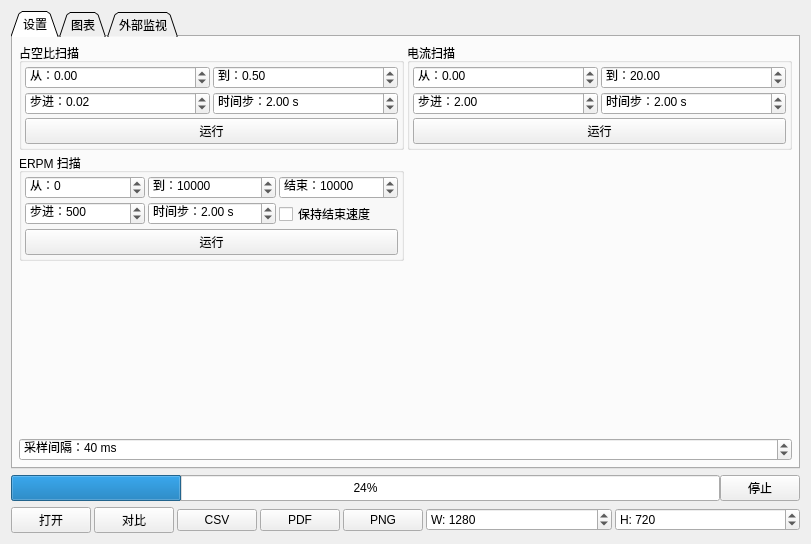
<?xml version="1.0" encoding="UTF-8"?>
<ui version="4.0">
 <class>PageExperiments</class>
 <widget class="QWidget" name="PageExperiments">
  <property name="geometry">
   <rect>
    <x>0</x>
    <y>0</y>
    <width>811</width>
    <height>544</height>
   </rect>
  </property>
  <property name="windowTitle">
   <string>Form</string>
  </property>
  <layout class="QVBoxLayout" name="verticalLayout_2">
   <item>
    <widget class="QTabWidget" name="tabWidget">
     <property name="tabPosition">
      <enum>QTabWidget::North</enum>
     </property>
     <property name="tabShape">
      <enum>QTabWidget::Triangular</enum>
     </property>
     <property name="currentIndex">
      <number>0</number>
     </property>
     <widget class="QWidget" name="tab">
      <attribute name="title">
       <string>设置</string>
      </attribute>
      <layout class="QGridLayout" name="gridLayout_4">
       <property name="leftMargin">
        <number>6</number>
       </property>
       <property name="topMargin">
        <number>6</number>
       </property>
       <property name="rightMargin">
        <number>6</number>
       </property>
       <property name="bottomMargin">
        <number>6</number>
       </property>
       <property name="spacing">
        <number>3</number>
       </property>
       <item row="3" column="0">
        <spacer name="verticalSpacer">
         <property name="orientation">
          <enum>Qt::Vertical</enum>
         </property>
         <property name="sizeHint" stdset="0">
          <size>
           <width>20</width>
           <height>40</height>
          </size>
         </property>
        </spacer>
       </item>
       <item row="0" column="1">
        <widget class="QGroupBox" name="groupBox_2">
         <property name="title">
          <string>电流扫描</string>
         </property>
         <layout class="QGridLayout" name="gridLayout_2">
          <property name="leftMargin">
           <number>3</number>
          </property>
          <property name="topMargin">
           <number>3</number>
          </property>
          <property name="rightMargin">
           <number>3</number>
          </property>
          <property name="bottomMargin">
           <number>3</number>
          </property>
          <property name="spacing">
           <number>3</number>
          </property>
          <item row="0" column="0">
           <widget class="QDoubleSpinBox" name="currentFromBox">
            <property name="prefix">
             <string>从：</string>
            </property>
            <property name="minimum">
             <double>-1000.000000000000000</double>
            </property>
            <property name="maximum">
             <double>1000.000000000000000</double>
            </property>
            <property name="singleStep">
             <double>1.000000000000000</double>
            </property>
           </widget>
          </item>
          <item row="0" column="1">
           <widget class="QDoubleSpinBox" name="currentToBox">
            <property name="prefix">
             <string>到：</string>
            </property>
            <property name="minimum">
             <double>-1000.000000000000000</double>
            </property>
            <property name="maximum">
             <double>1000.000000000000000</double>
            </property>
            <property name="singleStep">
             <double>1.000000000000000</double>
            </property>
            <property name="value">
             <double>20.000000000000000</double>
            </property>
           </widget>
          </item>
          <item row="1" column="0">
           <widget class="QDoubleSpinBox" name="currentStepBox">
            <property name="prefix">
             <string>步进：</string>
            </property>
            <property name="maximum">
             <double>1000.000000000000000</double>
            </property>
            <property name="value">
             <double>2.000000000000000</double>
            </property>
           </widget>
          </item>
          <item row="1" column="1">
           <widget class="QDoubleSpinBox" name="currentStepTimeBox">
            <property name="prefix">
             <string>时间步：</string>
            </property>
            <property name="suffix">
             <string> s</string>
            </property>
            <property name="maximum">
             <double>1000.000000000000000</double>
            </property>
            <property name="value">
             <double>2.000000000000000</double>
            </property>
           </widget>
          </item>
          <item row="2" column="0" colspan="2">
           <widget class="QPushButton" name="currentRunButton">
            <property name="text">
             <string>运行</string>
            </property>
            <property name="icon">
             <iconset resource="../res.qrc">
              <normaloff>:/res/icons/Circled Play-96.png</normaloff>:/res/icons/Circled Play-96.png</iconset>
            </property>
           </widget>
          </item>
         </layout>
        </widget>
       </item>
       <item row="4" column="0" colspan="2">
        <widget class="QSpinBox" name="sampleIntervalBox">
         <property name="suffix">
          <string> ms</string>
         </property>
         <property name="prefix">
          <string>采样间隔：</string>
         </property>
         <property name="minimum">
          <number>5</number>
         </property>
         <property name="maximum">
          <number>50000</number>
         </property>
         <property name="value">
          <number>40</number>
         </property>
        </widget>
       </item>
       <item row="0" column="0">
        <widget class="QGroupBox" name="groupBox">
         <property name="title">
          <string>占空比扫描</string>
         </property>
         <layout class="QGridLayout" name="gridLayout">
          <property name="leftMargin">
           <number>3</number>
          </property>
          <property name="topMargin">
           <number>3</number>
          </property>
          <property name="rightMargin">
           <number>3</number>
          </property>
          <property name="bottomMargin">
           <number>3</number>
          </property>
          <property name="spacing">
           <number>3</number>
          </property>
          <item row="0" column="0">
           <widget class="QDoubleSpinBox" name="dutyFromBox">
            <property name="prefix">
             <string>从：</string>
            </property>
            <property name="minimum">
             <double>-1.000000000000000</double>
            </property>
            <property name="maximum">
             <double>1.000000000000000</double>
            </property>
            <property name="singleStep">
             <double>0.010000000000000</double>
            </property>
           </widget>
          </item>
          <item row="0" column="1">
           <widget class="QDoubleSpinBox" name="dutyToBox">
            <property name="prefix">
             <string>到：</string>
            </property>
            <property name="minimum">
             <double>-1.000000000000000</double>
            </property>
            <property name="maximum">
             <double>1.000000000000000</double>
            </property>
            <property name="singleStep">
             <double>0.010000000000000</double>
            </property>
            <property name="value">
             <double>0.500000000000000</double>
            </property>
           </widget>
          </item>
          <item row="1" column="0">
           <widget class="QDoubleSpinBox" name="dutyStepBox">
            <property name="prefix">
             <string>步进：</string>
            </property>
            <property name="value">
             <double>0.020000000000000</double>
            </property>
           </widget>
          </item>
          <item row="1" column="1">
           <widget class="QDoubleSpinBox" name="dutyStepTimeBox">
            <property name="prefix">
             <string>时间步：</string>
            </property>
            <property name="suffix">
             <string> s</string>
            </property>
            <property name="maximum">
             <double>1000.000000000000000</double>
            </property>
            <property name="value">
             <double>2.000000000000000</double>
            </property>
           </widget>
          </item>
          <item row="2" column="0" colspan="2">
           <widget class="QPushButton" name="dutyRunButton">
            <property name="text">
             <string>运行</string>
            </property>
            <property name="icon">
             <iconset resource="../res.qrc">
              <normaloff>:/res/icons/Circled Play-96.png</normaloff>:/res/icons/Circled Play-96.png</iconset>
            </property>
           </widget>
          </item>
         </layout>
        </widget>
       </item>
       <item row="2" column="0">
        <widget class="QGroupBox" name="groupBox_3">
         <property name="title">
          <string>ERPM 扫描</string>
         </property>
         <layout class="QGridLayout" name="gridLayout_3">
          <property name="leftMargin">
           <number>3</number>
          </property>
          <property name="topMargin">
           <number>3</number>
          </property>
          <property name="rightMargin">
           <number>3</number>
          </property>
          <property name="bottomMargin">
           <number>3</number>
          </property>
          <property name="spacing">
           <number>3</number>
          </property>
          <item row="0" column="1">
           <widget class="QDoubleSpinBox" name="rpmToBox">
            <property name="prefix">
             <string>到：</string>
            </property>
            <property name="decimals">
             <number>0</number>
            </property>
            <property name="minimum">
             <double>-500000.000000000000000</double>
            </property>
            <property name="maximum">
             <double>500000.000000000000000</double>
            </property>
            <property name="singleStep">
             <double>100.000000000000000</double>
            </property>
            <property name="value">
             <double>10000.000000000000000</double>
            </property>
           </widget>
          </item>
          <item row="1" column="0">
           <widget class="QDoubleSpinBox" name="rpmStepBox">
            <property name="prefix">
             <string>步进：</string>
            </property>
            <property name="decimals">
             <number>0</number>
            </property>
            <property name="maximum">
             <double>500000.000000000000000</double>
            </property>
            <property name="singleStep">
             <double>10.000000000000000</double>
            </property>
            <property name="value">
             <double>500.000000000000000</double>
            </property>
           </widget>
          </item>
          <item row="0" column="0">
           <widget class="QDoubleSpinBox" name="rpmFromBox">
            <property name="prefix">
             <string>从：</string>
            </property>
            <property name="decimals">
             <number>0</number>
            </property>
            <property name="minimum">
             <double>-500000.000000000000000</double>
            </property>
            <property name="maximum">
             <double>500000.000000000000000</double>
            </property>
            <property name="singleStep">
             <double>100.000000000000000</double>
            </property>
           </widget>
          </item>
          <item row="1" column="1">
           <widget class="QDoubleSpinBox" name="rpmStepTimeBox">
            <property name="prefix">
             <string>时间步：</string>
            </property>
            <property name="suffix">
             <string> s</string>
            </property>
            <property name="maximum">
             <double>1000.000000000000000</double>
            </property>
            <property name="value">
             <double>2.000000000000000</double>
            </property>
           </widget>
          </item>
          <item row="2" column="0" colspan="3">
           <widget class="QPushButton" name="rpmRunButton">
            <property name="text">
             <string>运行</string>
            </property>
            <property name="icon">
             <iconset resource="../res.qrc">
              <normaloff>:/res/icons/Circled Play-96.png</normaloff>:/res/icons/Circled Play-96.png</iconset>
            </property>
           </widget>
          </item>
          <item row="0" column="2">
           <widget class="QDoubleSpinBox" name="rpmEndBox">
            <property name="prefix">
             <string>结束：</string>
            </property>
            <property name="suffix">
             <string/>
            </property>
            <property name="decimals">
             <number>0</number>
            </property>
            <property name="minimum">
             <double>-500000.000000000000000</double>
            </property>
            <property name="maximum">
             <double>500000.000000000000000</double>
            </property>
            <property name="singleStep">
             <double>100.000000000000000</double>
            </property>
            <property name="value">
             <double>10000.000000000000000</double>
            </property>
           </widget>
          </item>
          <item row="1" column="2">
           <widget class="QCheckBox" name="keepRPMcheckBox">
            <property name="text">
             <string>保持结束速度</string>
            </property>
            <property name="checked">
             <bool>false</bool>
            </property>
           </widget>
          </item>
         </layout>
        </widget>
       </item>
      </layout>
     </widget>
     <widget class="QWidget" name="tab_2">
      <attribute name="title">
       <string>图表</string>
      </attribute>
      <layout class="QHBoxLayout" name="horizontalLayout_5">
       <property name="spacing">
        <number>3</number>
       </property>
       <property name="leftMargin">
        <number>6</number>
       </property>
       <property name="topMargin">
        <number>6</number>
       </property>
       <property name="rightMargin">
        <number>6</number>
       </property>
       <property name="bottomMargin">
        <number>6</number>
       </property>
       <item>
        <layout class="QVBoxLayout" name="verticalLayout_5">
         <property name="spacing">
          <number>2</number>
         </property>
         <item>
          <layout class="QHBoxLayout" name="horizontalLayout_3">
           <property name="spacing">
            <number>2</number>
           </property>
           <item>
            <widget class="QLineEdit" name="titleEdit">
             <property name="text">
              <string>图表标题</string>
             </property>
            </widget>
           </item>
           <item>
            <widget class="QLineEdit" name="compAEdit">
             <property name="text">
              <string>A</string>
             </property>
            </widget>
           </item>
           <item>
            <widget class="QLineEdit" name="compBEdit">
             <property name="text">
              <string>B</string>
             </property>
            </widget>
           </item>
          </layout>
         </item>
         <item>
          <widget class="QCustomPlot" name="plot" native="true">
           <property name="sizePolicy">
            <sizepolicy hsizetype="Preferred" vsizetype="MinimumExpanding">
             <horstretch>0</horstretch>
             <verstretch>0</verstretch>
            </sizepolicy>
           </property>
          </widget>
         </item>
        </layout>
       </item>
       <item>
        <widget class="QFrame" name="buttonFrame">
         <property name="sizePolicy">
          <sizepolicy hsizetype="Fixed" vsizetype="Preferred">
           <horstretch>0</horstretch>
           <verstretch>0</verstretch>
          </sizepolicy>
         </property>
         <property name="frameShape">
          <enum>QFrame::StyledPanel</enum>
         </property>
         <property name="frameShadow">
          <enum>QFrame::Plain</enum>
         </property>
         <layout class="QVBoxLayout" name="verticalLayout_3">
          <property name="spacing">
           <number>3</number>
          </property>
          <property name="leftMargin">
           <number>2</number>
          </property>
          <property name="topMargin">
           <number>2</number>
          </property>
          <property name="rightMargin">
           <number>2</number>
          </property>
          <property name="bottomMargin">
           <number>2</number>
          </property>
          <item>
           <widget class="QToolButton" name="autoscaleButton">
            <property name="sizePolicy">
             <sizepolicy hsizetype="Fixed" vsizetype="Fixed">
              <horstretch>0</horstretch>
              <verstretch>0</verstretch>
             </sizepolicy>
            </property>
            <property name="font">
             <font>
              <pointsize>3</pointsize>
             </font>
            </property>
            <property name="toolTip">
             <string>随新采样自动缩放图表</string>
            </property>
            <property name="text">
             <string/>
            </property>
            <property name="icon">
             <iconset resource="../res.qrc">
              <normaloff>:/res/icons/size_off.png</normaloff>
              <normalon>:/res/icons/size_on.png</normalon>:/res/icons/size_off.png</iconset>
            </property>
            <property name="iconSize">
             <size>
              <width>20</width>
              <height>20</height>
             </size>
            </property>
            <property name="checkable">
             <bool>true</bool>
            </property>
            <property name="checked">
             <bool>true</bool>
            </property>
           </widget>
          </item>
          <item>
           <widget class="QToolButton" name="zoomHButton">
            <property name="sizePolicy">
             <sizepolicy hsizetype="Fixed" vsizetype="Fixed">
              <horstretch>0</horstretch>
              <verstretch>0</verstretch>
             </sizepolicy>
            </property>
            <property name="font">
             <font>
              <pointsize>3</pointsize>
             </font>
            </property>
            <property name="toolTip">
             <string>启用水平缩放</string>
            </property>
            <property name="text">
             <string/>
            </property>
            <property name="icon">
             <iconset resource="../res.qrc">
              <normaloff>:/res/icons/expand_off.png</normaloff>
              <normalon>:/res/icons/expand_on.png</normalon>:/res/icons/expand_off.png</iconset>
            </property>
            <property name="iconSize">
             <size>
              <width>20</width>
              <height>20</height>
             </size>
            </property>
            <property name="checkable">
             <bool>true</bool>
            </property>
            <property name="checked">
             <bool>true</bool>
            </property>
           </widget>
          </item>
          <item>
           <widget class="QToolButton" name="zoomVButton">
            <property name="sizePolicy">
             <sizepolicy hsizetype="Fixed" vsizetype="Fixed">
              <horstretch>0</horstretch>
              <verstretch>0</verstretch>
             </sizepolicy>
            </property>
            <property name="font">
             <font>
              <pointsize>3</pointsize>
             </font>
            </property>
            <property name="toolTip">
             <string>启用垂直缩放</string>
            </property>
            <property name="text">
             <string/>
            </property>
            <property name="icon">
             <iconset resource="../res.qrc">
              <normaloff>:/res/icons/expand_v_off.png</normaloff>
              <normalon>:/res/icons/expand_v_on.png</normalon>:/res/icons/expand_v_off.png</iconset>
            </property>
            <property name="iconSize">
             <size>
              <width>20</width>
              <height>20</height>
             </size>
            </property>
            <property name="checkable">
             <bool>true</bool>
            </property>
            <property name="checked">
             <bool>true</bool>
            </property>
           </widget>
          </item>
          <item>
           <widget class="QToolButton" name="rescaleButton">
            <property name="toolTip">
             <string>重新缩放图表以适应</string>
            </property>
            <property name="text">
             <string/>
            </property>
            <property name="icon">
             <iconset resource="../res.qrc">
              <normaloff>:/res/icons/size_off.png</normaloff>:/res/icons/size_off.png</iconset>
            </property>
            <property name="iconSize">
             <size>
              <width>20</width>
              <height>20</height>
             </size>
            </property>
           </widget>
          </item>
          <item>
           <spacer name="verticalSpacer_2">
            <property name="orientation">
             <enum>Qt::Vertical</enum>
            </property>
            <property name="sizeHint" stdset="0">
             <size>
              <width>20</width>
              <height>40</height>
             </size>
            </property>
           </spacer>
          </item>
          <item>
           <widget class="QToolButton" name="showPowerButton">
            <property name="sizePolicy">
             <sizepolicy hsizetype="Minimum" vsizetype="Fixed">
              <horstretch>0</horstretch>
              <verstretch>0</verstretch>
             </sizepolicy>
            </property>
            <property name="toolTip">
             <string>显示功率</string>
            </property>
            <property name="text">
             <string>P</string>
            </property>
            <property name="checkable">
             <bool>true</bool>
            </property>
            <property name="checked">
             <bool>true</bool>
            </property>
           </widget>
          </item>
          <item>
           <widget class="QToolButton" name="showDutyButton">
            <property name="sizePolicy">
             <sizepolicy hsizetype="Minimum" vsizetype="Fixed">
              <horstretch>0</horstretch>
              <verstretch>0</verstretch>
             </sizepolicy>
            </property>
            <property name="toolTip">
             <string>显示占空比</string>
            </property>
            <property name="text">
             <string>D</string>
            </property>
            <property name="checkable">
             <bool>true</bool>
            </property>
            <property name="checked">
             <bool>true</bool>
            </property>
           </widget>
          </item>
          <item>
           <widget class="QToolButton" name="showTempMotorButton">
            <property name="sizePolicy">
             <sizepolicy hsizetype="Minimum" vsizetype="Fixed">
              <horstretch>0</horstretch>
              <verstretch>0</verstretch>
             </sizepolicy>
            </property>
            <property name="toolTip">
             <string>显示电机温度</string>
            </property>
            <property name="text">
             <string>TM</string>
            </property>
            <property name="checkable">
             <bool>true</bool>
            </property>
            <property name="checked">
             <bool>true</bool>
            </property>
           </widget>
          </item>
          <item>
           <widget class="QToolButton" name="showTempFetButton">
            <property name="sizePolicy">
             <sizepolicy hsizetype="Minimum" vsizetype="Fixed">
              <horstretch>0</horstretch>
              <verstretch>0</verstretch>
             </sizepolicy>
            </property>
            <property name="toolTip">
             <string>显示 MOSFET 温度</string>
            </property>
            <property name="text">
             <string>TF</string>
            </property>
            <property name="checkable">
             <bool>true</bool>
            </property>
            <property name="checked">
             <bool>true</bool>
            </property>
           </widget>
          </item>
          <item>
           <widget class="QToolButton" name="showTempFetIndButton">
            <property name="sizePolicy">
             <sizepolicy hsizetype="Minimum" vsizetype="Fixed">
              <horstretch>0</horstretch>
              <verstretch>0</verstretch>
             </sizepolicy>
            </property>
            <property name="toolTip">
             <string>显示各 MOSFET 温度</string>
            </property>
            <property name="text">
             <string>TFI</string>
            </property>
            <property name="checkable">
             <bool>true</bool>
            </property>
           </widget>
          </item>
          <item>
           <widget class="QToolButton" name="showVoltageButton">
            <property name="sizePolicy">
             <sizepolicy hsizetype="Minimum" vsizetype="Fixed">
              <horstretch>0</horstretch>
              <verstretch>0</verstretch>
             </sizepolicy>
            </property>
            <property name="toolTip">
             <string>显示输入电压</string>
            </property>
            <property name="text">
             <string>U</string>
            </property>
            <property name="checkable">
             <bool>true</bool>
            </property>
            <property name="checked">
             <bool>true</bool>
            </property>
           </widget>
          </item>
          <item>
           <widget class="QToolButton" name="showCurrentButton">
            <property name="sizePolicy">
             <sizepolicy hsizetype="Minimum" vsizetype="Fixed">
              <horstretch>0</horstretch>
              <verstretch>0</verstretch>
             </sizepolicy>
            </property>
            <property name="toolTip">
             <string>显示电机电流</string>
            </property>
            <property name="text">
             <string>IM</string>
            </property>
            <property name="checkable">
             <bool>true</bool>
            </property>
            <property name="checked">
             <bool>true</bool>
            </property>
           </widget>
          </item>
          <item>
           <widget class="QToolButton" name="showCurrentInButton">
            <property name="sizePolicy">
             <sizepolicy hsizetype="Minimum" vsizetype="Fixed">
              <horstretch>0</horstretch>
              <verstretch>0</verstretch>
             </sizepolicy>
            </property>
            <property name="toolTip">
             <string>显示输入电流</string>
            </property>
            <property name="text">
             <string>II</string>
            </property>
            <property name="checkable">
             <bool>true</bool>
            </property>
            <property name="checked">
             <bool>true</bool>
            </property>
           </widget>
          </item>
         </layout>
        </widget>
       </item>
       <item>
        <widget class="QFrame" name="compareButtons">
         <property name="enabled">
          <bool>false</bool>
         </property>
         <property name="sizePolicy">
          <sizepolicy hsizetype="Fixed" vsizetype="Preferred">
           <horstretch>0</horstretch>
           <verstretch>0</verstretch>
          </sizepolicy>
         </property>
         <property name="frameShape">
          <enum>QFrame::StyledPanel</enum>
         </property>
         <property name="frameShadow">
          <enum>QFrame::Plain</enum>
         </property>
         <layout class="QVBoxLayout" name="verticalLayout_4">
          <property name="spacing">
           <number>3</number>
          </property>
          <property name="leftMargin">
           <number>2</number>
          </property>
          <property name="topMargin">
           <number>2</number>
          </property>
          <property name="rightMargin">
           <number>2</number>
          </property>
          <property name="bottomMargin">
           <number>2</number>
          </property>
          <item>
           <widget class="QToolButton" name="compCloseButton">
            <property name="sizePolicy">
             <sizepolicy hsizetype="Minimum" vsizetype="Fixed">
              <horstretch>0</horstretch>
              <verstretch>0</verstretch>
             </sizepolicy>
            </property>
            <property name="toolTip">
             <string>关闭对比图</string>
            </property>
            <property name="text">
             <string>X</string>
            </property>
           </widget>
          </item>
          <item>
           <spacer name="verticalSpacer_4">
            <property name="orientation">
             <enum>Qt::Vertical</enum>
            </property>
            <property name="sizeHint" stdset="0">
             <size>
              <width>20</width>
              <height>40</height>
             </size>
            </property>
           </spacer>
          </item>
          <item>
           <widget class="QToolButton" name="showCPowerButton">
            <property name="sizePolicy">
             <sizepolicy hsizetype="Minimum" vsizetype="Fixed">
              <horstretch>0</horstretch>
              <verstretch>0</verstretch>
             </sizepolicy>
            </property>
            <property name="toolTip">
             <string>显示功率</string>
            </property>
            <property name="text">
             <string>P</string>
            </property>
            <property name="checkable">
             <bool>true</bool>
            </property>
            <property name="checked">
             <bool>true</bool>
            </property>
           </widget>
          </item>
          <item>
           <widget class="QToolButton" name="showCDutyButton">
            <property name="sizePolicy">
             <sizepolicy hsizetype="Minimum" vsizetype="Fixed">
              <horstretch>0</horstretch>
              <verstretch>0</verstretch>
             </sizepolicy>
            </property>
            <property name="toolTip">
             <string>显示占空比</string>
            </property>
            <property name="text">
             <string>D</string>
            </property>
            <property name="checkable">
             <bool>true</bool>
            </property>
            <property name="checked">
             <bool>true</bool>
            </property>
           </widget>
          </item>
          <item>
           <widget class="QToolButton" name="showCTempMotorButton">
            <property name="sizePolicy">
             <sizepolicy hsizetype="Minimum" vsizetype="Fixed">
              <horstretch>0</horstretch>
              <verstretch>0</verstretch>
             </sizepolicy>
            </property>
            <property name="toolTip">
             <string>显示电机温度</string>
            </property>
            <property name="text">
             <string>TM</string>
            </property>
            <property name="checkable">
             <bool>true</bool>
            </property>
            <property name="checked">
             <bool>true</bool>
            </property>
           </widget>
          </item>
          <item>
           <widget class="QToolButton" name="showCTempFetButton">
            <property name="sizePolicy">
             <sizepolicy hsizetype="Minimum" vsizetype="Fixed">
              <horstretch>0</horstretch>
              <verstretch>0</verstretch>
             </sizepolicy>
            </property>
            <property name="toolTip">
             <string>显示 MOSFET 温度</string>
            </property>
            <property name="text">
             <string>TF</string>
            </property>
            <property name="checkable">
             <bool>true</bool>
            </property>
            <property name="checked">
             <bool>true</bool>
            </property>
           </widget>
          </item>
          <item>
           <widget class="QToolButton" name="showCTempFetIndButton">
            <property name="sizePolicy">
             <sizepolicy hsizetype="Minimum" vsizetype="Fixed">
              <horstretch>0</horstretch>
              <verstretch>0</verstretch>
             </sizepolicy>
            </property>
            <property name="toolTip">
             <string>显示各 MOSFET 温度</string>
            </property>
            <property name="text">
             <string>TFI</string>
            </property>
            <property name="checkable">
             <bool>true</bool>
            </property>
           </widget>
          </item>
          <item>
           <widget class="QToolButton" name="showCVoltageButton">
            <property name="sizePolicy">
             <sizepolicy hsizetype="Minimum" vsizetype="Fixed">
              <horstretch>0</horstretch>
              <verstretch>0</verstretch>
             </sizepolicy>
            </property>
            <property name="toolTip">
             <string>显示输入电压</string>
            </property>
            <property name="text">
             <string>U</string>
            </property>
            <property name="checkable">
             <bool>true</bool>
            </property>
            <property name="checked">
             <bool>true</bool>
            </property>
           </widget>
          </item>
          <item>
           <widget class="QToolButton" name="showCCurrentButton">
            <property name="sizePolicy">
             <sizepolicy hsizetype="Minimum" vsizetype="Fixed">
              <horstretch>0</horstretch>
              <verstretch>0</verstretch>
             </sizepolicy>
            </property>
            <property name="toolTip">
             <string>显示电机电流</string>
            </property>
            <property name="text">
             <string>IM</string>
            </property>
            <property name="checkable">
             <bool>true</bool>
            </property>
            <property name="checked">
             <bool>true</bool>
            </property>
           </widget>
          </item>
          <item>
           <widget class="QToolButton" name="showCCurrentInButton">
            <property name="sizePolicy">
             <sizepolicy hsizetype="Minimum" vsizetype="Fixed">
              <horstretch>0</horstretch>
              <verstretch>0</verstretch>
             </sizepolicy>
            </property>
            <property name="toolTip">
             <string>显示输入电流</string>
            </property>
            <property name="text">
             <string>II</string>
            </property>
            <property name="checkable">
             <bool>true</bool>
            </property>
            <property name="checked">
             <bool>true</bool>
            </property>
           </widget>
          </item>
         </layout>
        </widget>
       </item>
      </layout>
     </widget>
     <widget class="QWidget" name="tab_3">
      <attribute name="title">
       <string>外部监视</string>
      </attribute>
      <layout class="QVBoxLayout" name="verticalLayout">
       <property name="spacing">
        <number>3</number>
       </property>
       <property name="leftMargin">
        <number>6</number>
       </property>
       <property name="topMargin">
        <number>6</number>
       </property>
       <property name="rightMargin">
        <number>6</number>
       </property>
       <property name="bottomMargin">
        <number>6</number>
       </property>
       <item>
        <widget class="QGroupBox" name="groupBox_4">
         <property name="title">
          <string>Victron Energy</string>
         </property>
         <layout class="QHBoxLayout" name="horizontalLayout_4">
          <property name="spacing">
           <number>2</number>
          </property>
          <property name="leftMargin">
           <number>4</number>
          </property>
          <property name="topMargin">
           <number>4</number>
          </property>
          <property name="rightMargin">
           <number>4</number>
          </property>
          <property name="bottomMargin">
           <number>4</number>
          </property>
          <item>
           <widget class="QPushButton" name="victronRefreshButton">
            <property name="text">
             <string/>
            </property>
            <property name="icon">
             <iconset resource="../res.qrc">
              <normaloff>:/res/icons/Refresh-96.png</normaloff>:/res/icons/Refresh-96.png</iconset>
            </property>
           </widget>
          </item>
          <item>
           <widget class="QComboBox" name="victronPortBox">
            <property name="sizePolicy">
             <sizepolicy hsizetype="MinimumExpanding" vsizetype="Fixed">
              <horstretch>0</horstretch>
              <verstretch>0</verstretch>
             </sizepolicy>
            </property>
           </widget>
          </item>
          <item>
           <widget class="QPushButton" name="victronConnectButton">
            <property name="text">
             <string>连接</string>
            </property>
            <property name="icon">
             <iconset resource="../res.qrc">
              <normaloff>:/res/icons/Connected-96.png</normaloff>:/res/icons/Connected-96.png</iconset>
            </property>
           </widget>
          </item>
          <item>
           <widget class="QPushButton" name="victronDisconnectButton">
            <property name="text">
             <string>断开连接</string>
            </property>
            <property name="icon">
             <iconset resource="../res.qrc">
              <normaloff>:/res/icons/Disconnected-96.png</normaloff>:/res/icons/Disconnected-96.png</iconset>
            </property>
           </widget>
          </item>
         </layout>
        </widget>
       </item>
       <item>
        <spacer name="verticalSpacer_3">
         <property name="orientation">
          <enum>Qt::Vertical</enum>
         </property>
         <property name="sizeHint" stdset="0">
          <size>
           <width>20</width>
           <height>400</height>
          </size>
         </property>
        </spacer>
       </item>
       <item>
        <widget class="QLabel" name="extVoltageLabel">
         <property name="font">
          <font>
           <family>DejaVu Sans Mono</family>
           <pointsize>14</pointsize>
           <bold>true</bold>
          </font>
         </property>
         <property name="text">
          <string>电压：</string>
         </property>
        </widget>
       </item>
       <item>
        <widget class="QLabel" name="extCurrentLabel">
         <property name="font">
          <font>
           <family>DejaVu Sans Mono</family>
           <pointsize>14</pointsize>
           <bold>true</bold>
          </font>
         </property>
         <property name="text">
          <string>电流：</string>
         </property>
        </widget>
       </item>
      </layout>
     </widget>
    </widget>
   </item>
   <item>
    <layout class="QHBoxLayout" name="horizontalLayout_2">
     <property name="spacing">
      <number>0</number>
     </property>
     <item>
      <widget class="QProgressBar" name="progressBar">
       <property name="sizePolicy">
        <sizepolicy hsizetype="Expanding" vsizetype="Minimum">
         <horstretch>0</horstretch>
         <verstretch>0</verstretch>
        </sizepolicy>
       </property>
       <property name="value">
        <number>24</number>
       </property>
      </widget>
     </item>
     <item>
      <widget class="QPushButton" name="stopButton">
       <property name="text">
        <string>停止</string>
       </property>
       <property name="icon">
        <iconset resource="../res.qrc">
         <normaloff>:/res/icons/Stop Sign-96.png</normaloff>:/res/icons/Stop Sign-96.png</iconset>
       </property>
       <property name="iconSize">
        <size>
         <width>25</width>
         <height>25</height>
        </size>
       </property>
      </widget>
     </item>
    </layout>
   </item>
   <item>
    <layout class="QHBoxLayout" name="horizontalLayout">
     <property name="spacing">
      <number>3</number>
     </property>
     <item>
      <widget class="QPushButton" name="openButton">
       <property name="text">
        <string>打开</string>
       </property>
       <property name="icon">
        <iconset resource="../res.qrc">
         <normaloff>:/res/icons/Open Folder-96.png</normaloff>:/res/icons/Open Folder-96.png</iconset>
       </property>
      </widget>
     </item>
     <item>
      <widget class="QPushButton" name="openCompButton">
       <property name="text">
        <string>对比</string>
       </property>
       <property name="icon">
        <iconset resource="../res.qrc">
         <normaloff>:/res/icons/Open Folder-96.png</normaloff>:/res/icons/Open Folder-96.png</iconset>
       </property>
      </widget>
     </item>
     <item>
      <widget class="QPushButton" name="saveCsvButton">
       <property name="text">
        <string>CSV</string>
       </property>
       <property name="icon">
        <iconset resource="../res.qrc">
         <normaloff>:/res/icons/Save-96.png</normaloff>:/res/icons/Save-96.png</iconset>
       </property>
      </widget>
     </item>
     <item>
      <widget class="QPushButton" name="savePdfButton">
       <property name="text">
        <string>PDF</string>
       </property>
       <property name="icon">
        <iconset resource="../res.qrc">
         <normaloff>:/res/icons/Save-96.png</normaloff>:/res/icons/Save-96.png</iconset>
       </property>
      </widget>
     </item>
     <item>
      <widget class="QPushButton" name="savePngButton">
       <property name="text">
        <string>PNG</string>
       </property>
       <property name="icon">
        <iconset resource="../res.qrc">
         <normaloff>:/res/icons/Save-96.png</normaloff>:/res/icons/Save-96.png</iconset>
       </property>
      </widget>
     </item>
     <item>
      <widget class="QSpinBox" name="saveWidthBox">
       <property name="sizePolicy">
        <sizepolicy hsizetype="MinimumExpanding" vsizetype="Fixed">
         <horstretch>0</horstretch>
         <verstretch>0</verstretch>
        </sizepolicy>
       </property>
       <property name="prefix">
        <string>W: </string>
       </property>
       <property name="maximum">
        <number>9999</number>
       </property>
       <property name="value">
        <number>1280</number>
       </property>
      </widget>
     </item>
     <item>
      <widget class="QSpinBox" name="saveHeightBox">
       <property name="sizePolicy">
        <sizepolicy hsizetype="MinimumExpanding" vsizetype="Fixed">
         <horstretch>0</horstretch>
         <verstretch>0</verstretch>
        </sizepolicy>
       </property>
       <property name="prefix">
        <string>H: </string>
       </property>
       <property name="maximum">
        <number>9999</number>
       </property>
       <property name="value">
        <number>720</number>
       </property>
      </widget>
     </item>
    </layout>
   </item>
  </layout>
 </widget>
 <customwidgets>
  <customwidget>
   <class>QCustomPlot</class>
   <extends>QWidget</extends>
   <header>widgets/qcustomplot.h</header>
   <container>1</container>
  </customwidget>
 </customwidgets>
 <resources>
  <include location="../res.qrc"/>
 </resources>
 <connections/>
</ui>
